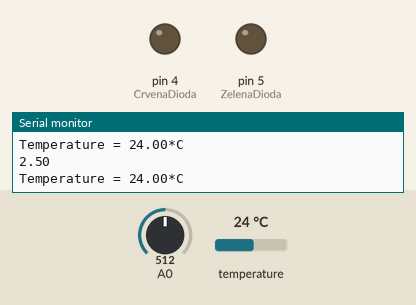
This sketch was run on a simulated Arduino Uno, built with avr-gcc and run on an emulated ATmega328P. Shown: output pins drawn as LEDs (lit = HIGH), the last lines printed to the serial monitor. The test bench sets the inputs (shaded band); at power-on: temperature 24 °C, A0 = 512.

Above: at 1.8 s.
1.9 s: temperature set to 29.3 °C
3.4 s: temperature set to 30.4 °C
At 4.6 s:
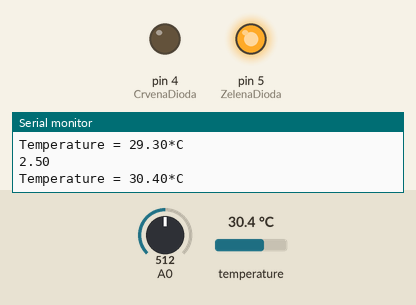
5.5 s: temperature set to 12 °C
At 6.5 s:
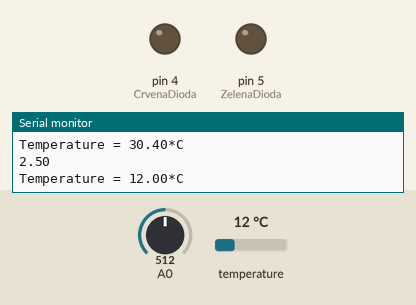
7.5 s: temperature set to 33 °C
At 8.5 s:
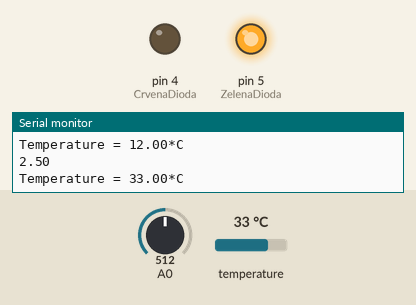
Timing chart, 0 to 10.5 s (numbered marks = the images above; inputs shaded):
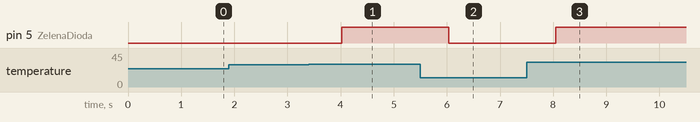

The sketch:

B21_full.ino
```cpp
#include <Wire.h>
#include <Adafruit_Sensor.h>
#include <Adafruit_BME280.h>

Adafruit_BME280 bme;
#define CrvenaDioda 4
#define ZelenaDioda 5

void setup() {
  pinMode(CrvenaDioda,OUTPUT);
  pinMode(ZelenaDioda,OUTPUT);
  Serial.begin(9600);
   if (!bme.begin(0x76)) {
    Serial.println("Could not find a valid BME280 sensor, check wiring!");
    while (1);
  }
}
void loop() {
  int vrednostSenzora = analogRead(0x76);
  float napon = vrednostSenzora * (5.0 / 1023.0);
  Serial.println(napon);
  Serial.print("Temperature = ");
  Serial.print(bme.readTemperature());
  Serial.println("*C");
  Serial.println();
  delay(1000);
 if(bme.readTemperature()<20)
  {
    digitalWrite(CrvenaDioda,HIGH);
    digitalWrite(ZelenaDioda,LOW);
 }
  else if (bme.readTemperature()>25)
  {
     digitalWrite(CrvenaDioda,LOW);
     digitalWrite(ZelenaDioda,LOW);
  }
  if(bme.readTemperature()<25)
  {
    digitalWrite(CrvenaDioda,LOW);
    digitalWrite(ZelenaDioda,LOW);
  }
  else if (bme.readTemperature()>30)
  {
    digitalWrite(CrvenaDioda,LOW);
     digitalWrite(ZelenaDioda,HIGH);
  }
}
```

Measured:
- the behaviour switches between 30 and 30.1 °C on temperature (found by bisection; images 0 and 1)
- after the input at 3.4 s, pin 5 (ZelenaDioda): LOW → HIGH after 0.63 s
- after the input at 5.5 s, pin 5 (ZelenaDioda): HIGH → LOW after 0.54 s
- after the input at 7.5 s, pin 5 (ZelenaDioda): LOW → HIGH after 0.55 s
